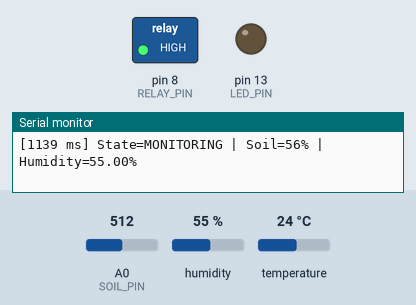
Simulated run of this sketch. Board: Arduino Uno, built with avr-gcc and run on an emulated ATmega328P. Shown: switched loads named in the sketch (green lamp = pin HIGH), output pins drawn as LEDs (lit = HIGH), the last lines printed to the serial monitor. Inputs (shaded band) come from the test bench; at power-on: A0 (SOIL_PIN) = 512, humidity 55 %, temperature 24 °C.

Above: at 1.2 s.
1.3 s: A0 (SOIL_PIN) set to 684
5.3 s: A0 (SOIL_PIN) set to 707
At 8.6 s:
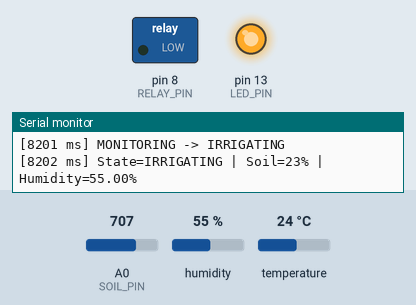
9.7 s: A0 (SOIL_PIN) set to 622
11.4 s: A0 (SOIL_PIN) set to 593
At 12.7 s:
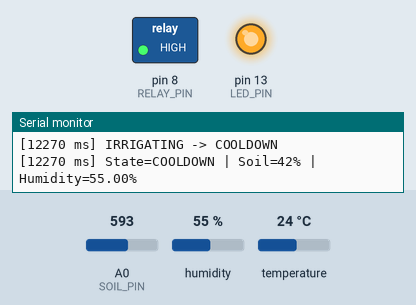
14.7 s: A0 (SOIL_PIN) set to 716
At 20.6 s:
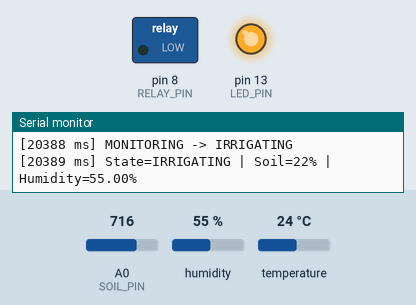
20.7 s: A0 (SOIL_PIN) set to 511
At 23.4 s:
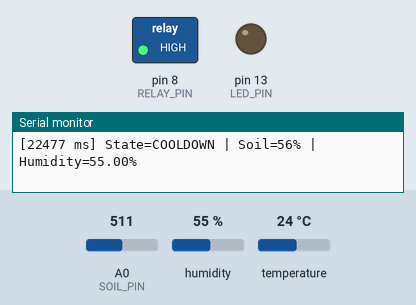
Timing chart, 0 to 24.9 s (numbered marks = the images above; inputs shaded):
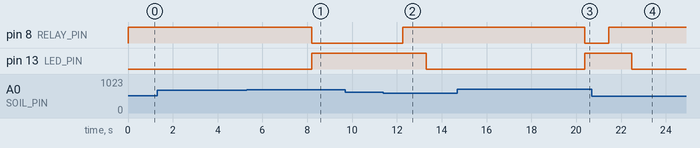

Measured:
- the behaviour switches between 700 and 701 on A0 (SOIL_PIN) (found by bisection; images 0 and 1)
- the behaviour switches between 611 and 610 on A0 (SOIL_PIN) (found by bisection; images 1 and 2)
- after the input at 5.3 s, pin 8 (RELAY_PIN): HIGH → LOW after 2.9 s; pin 13 (LED_PIN): LOW → HIGH after 2.9 s
- after the input at 11.4 s, pin 8 (RELAY_PIN): LOW → HIGH after 0.87 s; pin 13 (LED_PIN): HIGH → LOW after 1.9 s
- after the input at 14.7 s, pin 8 (RELAY_PIN): HIGH → LOW after 5.7 s; pin 13 (LED_PIN): LOW → HIGH after 5.7 s
- after the input at 20.7 s, pin 8 (RELAY_PIN): LOW → HIGH after 0.75 s; pin 13 (LED_PIN): HIGH → LOW after 1.8 s

The sketch:

irrigation_state_machine.ino
```cpp
#include <DHT.h>

// =====================
// Pin Definitions
// =====================
#define SOIL_PIN    A0
#define DHT_PIN     4
#define RELAY_PIN   8
#define LED_PIN     13

#define DHT_TYPE DHT22

// =====================
// Soil Calibration
// Adjust after testing
// =====================
const int DRY_VALUE = 850;
const int WET_VALUE = 250;

// =====================
// Thresholds (thresholds.h)
// =====================
const int SOIL_MIN = 25;       // Turn ON irrigation
const int SOIL_TARGET = 40;    // Turn OFF irrigation

const int LOW_COUNT_REQ = 3;   // Debounce count
const int HUMIDITY_MAX = 85;

const unsigned long MAX_RUN_TIME = 10000UL;
const unsigned long COOLDOWN_TIME = 5000UL;

// =====================
// State Machine
// =====================
enum State
{
  IDLE,
  MONITORING,
  IRRIGATING,
  COOLDOWN,
  FAULT
};

State state = IDLE;

DHT dht(DHT_PIN, DHT_TYPE);

unsigned long irrigateStart = 0;
unsigned long cooldownStart = 0;

int lowCount = 0;
int dhtFailCount = 0;

// =====================
// Relay Control
// Active LOW Relay
// =====================
void setValve(bool open)
{
  digitalWrite(RELAY_PIN, open ? LOW : HIGH);
}

// =====================
// Log State Changes
// =====================
void logTransition(const char* fromState,
                   const char* toState)
{
  Serial.print("[");
  Serial.print(millis());
  Serial.print(" ms] ");

  Serial.print(fromState);
  Serial.print(" -> ");
  Serial.println(toState);
}

// =====================
// Setup
// =====================
void setup()
{
  Serial.begin(9600);

  pinMode(RELAY_PIN, OUTPUT);
  pinMode(LED_PIN, OUTPUT);

  setValve(false);
  digitalWrite(LED_PIN, LOW);

  dht.begin();

  Serial.println("=================================");
  Serial.println("TASK 5 STATE MACHINE");
  Serial.println("=================================");

  logTransition("STARTUP", "IDLE");
}

// =====================
// Main Loop
// =====================
void loop()
{
  int rawSoil = analogRead(SOIL_PIN);

  int moisturePercent =
      map(rawSoil, DRY_VALUE, WET_VALUE, 0, 100);

  moisturePercent =
      constrain(moisturePercent, 0, 100);

  float humidity = dht.readHumidity();

  // =====================
  // DHT Fault Detection
  // =====================
  if (isnan(humidity))
  {
    dhtFailCount++;

    Serial.print("[");
    Serial.print(millis());
    Serial.print(" ms] DHT Failure Count = ");
    Serial.println(dhtFailCount);

    if (dhtFailCount >= 3)
    {
      logTransition("ANY STATE", "FAULT");
      state = FAULT;
    }
  }
  else
  {
    dhtFailCount = 0;
  }

  // =====================
  // State Machine
  // =====================
  switch (state)
  {
    // -----------------
    case IDLE:
    // -----------------
      setValve(false);
      digitalWrite(LED_PIN, LOW);

      logTransition("IDLE", "MONITORING");

      state = MONITORING;

      break;

    // -----------------
    case MONITORING:
    // -----------------

      if (moisturePercent < SOIL_MIN)
      {
        lowCount++;

        Serial.print("Low Moisture Count = ");
        Serial.println(lowCount);
      }
      else
      {
        lowCount = 0;
      }

      if (lowCount >= LOW_COUNT_REQ &&
          humidity < HUMIDITY_MAX)
      {
        logTransition("MONITORING", "IRRIGATING");

        state = IRRIGATING;

        irrigateStart = millis();

        setValve(true);
        digitalWrite(LED_PIN, HIGH);

        lowCount = 0;
      }

      break;

    // -----------------
    case IRRIGATING:
    // -----------------

      setValve(true);
      digitalWrite(LED_PIN, HIGH);

      // Hysteresis stop condition
      if (moisturePercent >= SOIL_TARGET)
      {
        logTransition("IRRIGATING", "COOLDOWN");

        setValve(false);

        cooldownStart = millis();

        state = COOLDOWN;
      }

      // Max Runtime Safety
      else if (millis() - irrigateStart >= MAX_RUN_TIME)
      {
        Serial.println("MAX RUN TIME REACHED");

        logTransition("IRRIGATING", "COOLDOWN");

        setValve(false);

        cooldownStart = millis();

        state = COOLDOWN;
      }

      break;

    // -----------------
    case COOLDOWN:
    // -----------------

      setValve(false);
      digitalWrite(LED_PIN, LOW);

      if (millis() - cooldownStart >= COOLDOWN_TIME)
      {
        logTransition("COOLDOWN", "MONITORING");

        state = MONITORING;
      }

      break;

    // -----------------
    case FAULT:
    // -----------------

      setValve(false);

      // Blink LED
      digitalWrite(LED_PIN,
                   (millis() / 250) % 2);

      Serial.println(
        "FAULT STATE - DHT SENSOR ERROR");

      delay(1000);

      break;
  }

  // =====================
  // Status Log
  // =====================
  Serial.print("[");
  Serial.print(millis());
  Serial.print(" ms] ");

  Serial.print("State=");

  switch (state)
  {
    case IDLE:
      Serial.print("IDLE");
      break;

    case MONITORING:
      Serial.print("MONITORING");
      break;

    case IRRIGATING:
      Serial.print("IRRIGATING");
      break;

    case COOLDOWN:
      Serial.print("COOLDOWN");
      break;

    case FAULT:
      Serial.print("FAULT");
      break;
  }

  Serial.print(" | Soil=");
  Serial.print(moisturePercent);
  Serial.print("%");

  Serial.print(" | Humidity=");
  Serial.print(humidity);
  Serial.println("%");

  delay(1000);
}
```
